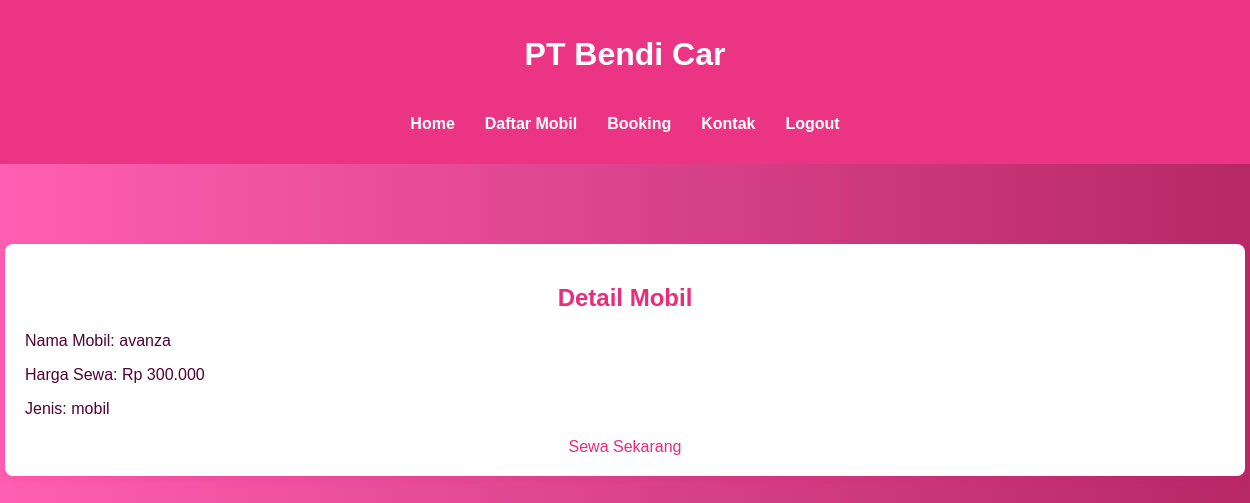
Screenshot of /detail_mobil.php?id=2 with the database file from the repository.
### tables this page shows
CREATE TABLE `kendaraan` (
  `id_kendaraan` int(11) NOT NULL,
  `harga` int(11) NOT NULL,
  `jenis` varchar(50) NOT NULL,
  `merk` varchar(100) NOT NULL,
  `no_pol` varchar(20) NOT NULL
);

### detail_mobil.php (the view, shortened to what this page needs)
<?php
include 'koneksi.php';
$id = $_GET['id'];
$query = "SELECT * FROM kendaraan WHERE id_kendaraan = $id";
$result = mysqli_query($koneksi, $query);
$mobil = mysqli_fetch_assoc($result);
?>
<!DOCTYPE html>
<html lang="id">
<head>
    <link rel="stylesheet" href="style.css">
</head>
<body>
<header>
        <div class="navbar">
            <h1>PT Bendi Car</h1>
            <nav>
                <ul>
                    <li><a href="dashboard.php">Home</a></li>
                    <li><a href="mobil.php">Daftar Mobil</a></li>
                    <li><a href="booking.php">Booking</a></li>
                    <li><a href="kontak.php">Kontak</a></li>
                    <li><a href="logout.php">Logout</a></li>
                </ul>
            </nav>
        </div>
    </header>
    <div class="container">
        <h2>Detail Mobil</h2>
        <p>Nama Mobil: <?php echo $mobil['merk']; ?></p>
        <p>Harga Sewa: Rp <?php echo number_format($mobil['harga'], 0, ',', '.'); ?></p>
        <p>Jenis: <?php echo $mobil['jenis']; ?></p>
        <a href="booking.php?id=<?php echo $mobil['id_kendaraan']; ?>">Sewa Sekarang</a>
    </div>
</body>
</html>

### style.css (style rules this page uses)
body { font-family: Arial, sans-serif; margin: 0; padding: 0; background: linear-gradient(to right, #ff5fb2, #b72866); color: #510132; }
.container { width: 100%; max-width: 1200px; margin: 80px auto; padding: 20px; background: #fff; border-radius: 8px; box-shadow: 0 4px 8px rgba(224, 9, 113, 0.1); }
h2 { text-align: center; margin-bottom: 20px; color: #ea2c7b; }
header { background-color: #eb3584; color: white; padding: 15px; text-align: center; }
.navbar nav ul { list-style: none; padding: 0; display: flex; justify-content: center; }
.navbar nav ul li { margin: 0 15px; }
.navbar nav ul li a { color: white; text-decoration: none; font-weight: bold; }
a { display: block; text-align: center; margin-top: 20px; text-decoration: none; color: #ed2978; }

### rows the page displays
kendaraan: merk "avanza", harga "300.000", jenis "mobil"
